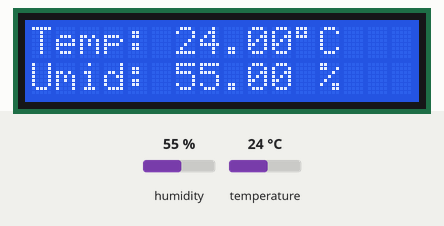
A sketch run on a simulated Arduino Uno, built with avr-gcc and run on an emulated ATmega328P. Shown: 16×2 character LCD. Inputs (shaded band) come from the test bench; at power-on: humidity 55 %, temperature 24 °C.

Above: at 3.2 s.
3.3 s: humidity set to 22 %
At 5.5 s:
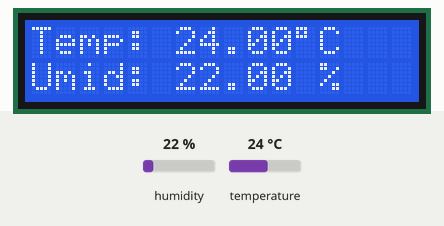
6.0 s: temperature set to 12 °C
At 6.9 s:
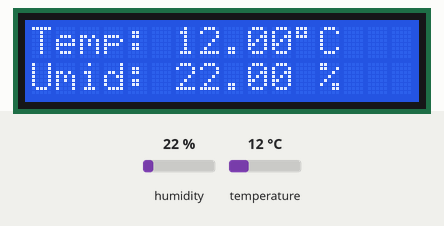
8.7 s: humidity set to 40 %
At 10.9 s:
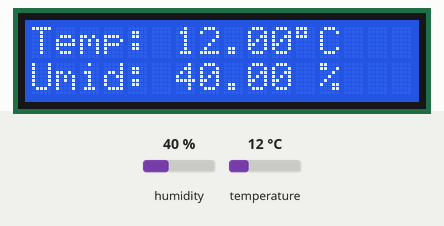
11.7 s: temperature set to 19 °C
At 13.6 s:
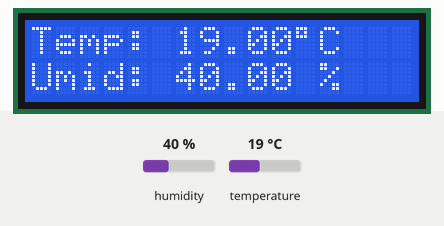
Timing chart, 0 to 15.1 s (numbered marks = the images above; inputs shaded):
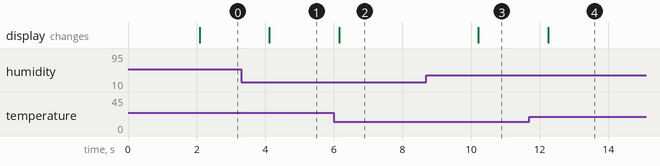

The sketch:

SENSOR_COM_LCD.ino
```cpp
#include <DHT.h>
#include <LiquidCrystal.h>

// ----- Configuração do sensor DHT11 -----
#define DHTPIN 7         // Pino de dados do DHT11
#define DHTTYPE DHT11
DHT dht(DHTPIN, DHTTYPE);

// ----- Configuração do LCD (modo paralelo) -----
// Pinos: RS, E, D4, D5, D6, D7
LiquidCrystal lcd(12, 11, 5, 4, 3, 2);

void setup() {
  dht.begin();
  lcd.begin(16, 2); // LCD com 16 colunas e 2 linhas
  lcd.print("Iniciando...");
  delay(2000);
}

void loop() {
  float temperatura = dht.readTemperature();
  float umidade = dht.readHumidity();

  lcd.clear();

  if (isnan(temperatura) || isnan(umidade)) {
    lcd.setCursor(0, 0);
    lcd.print("Erro no sensor");
  } else {
    lcd.setCursor(0, 0);
    lcd.print("Temp: ");
    lcd.print(temperatura);
    lcd.print((char)223); // símbolo de grau
    lcd.print("C");

    lcd.setCursor(0, 1);
    lcd.print("Umid: ");
    lcd.print(umidade);
    lcd.print(" %");
  }

  delay(2000);
}
```

Measured:
- after the input at 3.3 s, the display: changes after 0.82 s (image 1)
- after the input at 6.0 s, the display: changes after 0.15 s (image 2)
- after the input at 8.7 s, the display: changes after 1.5 s (image 3)
- after the input at 11.7 s, the display: changes after 0.54 s (image 4)
